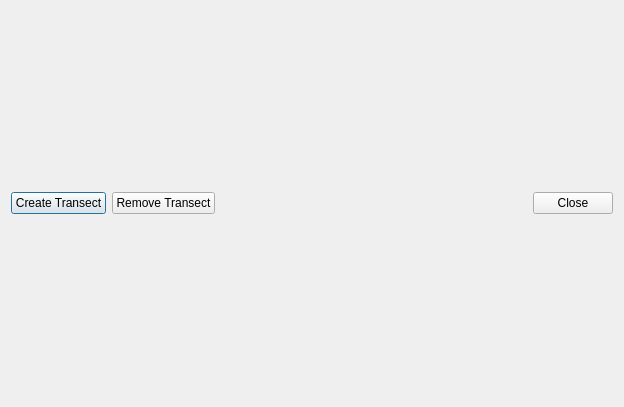
<?xml version="1.0" encoding="UTF-8"?>
<ui version="4.0">
 <class>TransectDailog</class>
 <widget class="QDialog" name="TransectDailog">
  <property name="geometry">
   <rect>
    <x>0</x>
    <y>0</y>
    <width>624</width>
    <height>407</height>
   </rect>
  </property>
  <property name="minimumSize">
   <size>
    <width>624</width>
    <height>407</height>
   </size>
  </property>
  <property name="windowTitle">
   <string>Scene Transect</string>
  </property>
  <layout class="QVBoxLayout" name="verticalLayout">
   <item>
    <layout class="QHBoxLayout" name="horizontalLayout">
     <item>
      <widget class="QPushButton" name="createButton">
       <property name="text">
        <string>Create Transect</string>
       </property>
      </widget>
     </item>
     <item>
      <widget class="QPushButton" name="removeButton">
       <property name="text">
        <string>Remove Transect</string>
       </property>
      </widget>
     </item>
     <item>
      <spacer name="horizontalSpacer">
       <property name="orientation">
        <enum>Qt::Horizontal</enum>
       </property>
       <property name="sizeHint" stdset="0">
        <size>
         <width>40</width>
         <height>20</height>
        </size>
       </property>
      </spacer>
     </item>
     <item>
      <widget class="QPushButton" name="closeButton">
       <property name="text">
        <string>Close</string>
       </property>
       <property name="shortcut">
        <string>Esc</string>
       </property>
      </widget>
     </item>
    </layout>
   </item>
  </layout>
 </widget>
 <resources/>
 <connections>
  <connection>
   <sender>closeButton</sender>
   <signal>released()</signal>
   <receiver>TransectDailog</receiver>
   <slot>close()</slot>
   <hints>
    <hint type="sourcelabel">
     <x>336</x>
     <y>249</y>
    </hint>
    <hint type="destinationlabel">
     <x>336</x>
     <y>250</y>
    </hint>
   </hints>
  </connection>
 </connections>
</ui>
